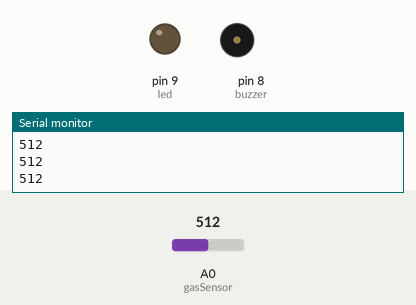
Bench run of a sketch on a simulated Arduino Uno, built with avr-gcc and run on an emulated ATmega328P. On the bench: output pins drawn as LEDs (lit = HIGH), buzzer (waves = sounding), the last lines printed to the serial monitor. Inputs (shaded band) come from the test bench; at power-on: A0 (gasSensor) = 512.

Above: at 1.2 s.
1.3 s: A0 (gasSensor) set to 585
2.8 s: A0 (gasSensor) set to 610
At 2.87 s:
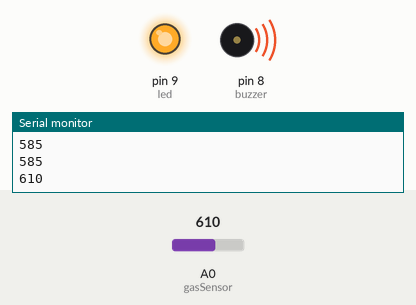
At 3.72 s:
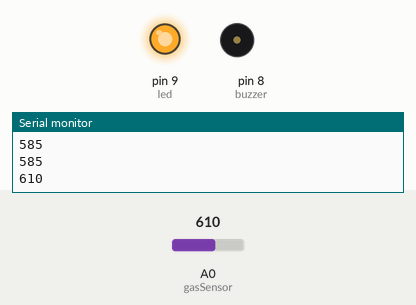
5.8 s: A0 (gasSensor) set to 590
At 6.8 s:
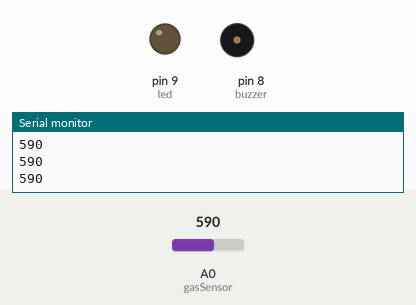
Timing chart, 0 to 8.8 s (numbered marks = the images above; inputs shaded):
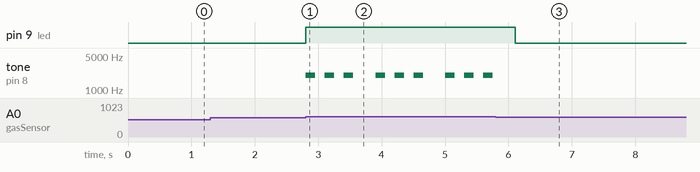

Measured:
- the behaviour switches between 600 and 601 on A0 (gasSensor) (found by bisection; images 0 and 1)
- after the input at 2.8 s, pin 9 (led): LOW → HIGH at once; tone on pin 8 (buzzer): silent → 2000 Hz at once, then repeats every 1.1 s: 2 × (silent 0.15 s, 2000 Hz 0.15 s), silent 0.35 s, 2000 Hz 0.15 s
- after the input at 5.8 s, pin 9 (led): HIGH → LOW after 0.31 s; tone on pin 8 (buzzer): stops changing and stays silent

The sketch:

gas_detector.ino
```cpp
// Gas Leakage Detection System (MQ2 + LED + Buzzer)

int gasSensor = A0;
int buzzer = 8;
int led = 9;
int threshold = 600;

void setup() {
  pinMode(buzzer, OUTPUT);
  pinMode(led, OUTPUT);
  Serial.begin(9600);
}

void loop() {
  int gasValue = analogRead(gasSensor);
  Serial.println(gasValue);

  if (gasValue > threshold) {
    digitalWrite(led, HIGH);

    // Buzzer beeping pattern
    for (int i = 0; i < 3; i++) {
      tone(buzzer, 2000);
      delay(150);
      noTone(buzzer);
      delay(150);
    }
  } else {
    digitalWrite(led, LOW);
    noTone(buzzer);
  }

  delay(200);
}
```
